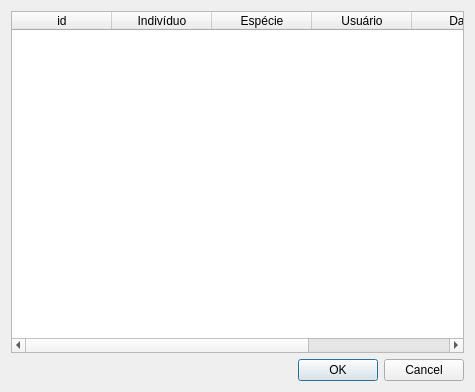
<?xml version="1.0" encoding="UTF-8"?>
<ui version="4.0">
 <class>DialogSelectSession</class>
 <widget class="QDialog" name="DialogSelectSession">
  <property name="geometry">
   <rect>
    <x>0</x>
    <y>0</y>
    <width>475</width>
    <height>392</height>
   </rect>
  </property>
  <property name="windowTitle">
   <string>Sessões</string>
  </property>
  <layout class="QVBoxLayout" name="verticalLayout">
   <item>
    <widget class="QTableWidget" name="lista">
     <property name="editTriggers">
      <set>QAbstractItemView::NoEditTriggers</set>
     </property>
     <property name="selectionMode">
      <enum>QAbstractItemView::ExtendedSelection</enum>
     </property>
     <property name="selectionBehavior">
      <enum>QAbstractItemView::SelectRows</enum>
     </property>
     <property name="sortingEnabled">
      <bool>true</bool>
     </property>
     <attribute name="horizontalHeaderCascadingSectionResizes">
      <bool>false</bool>
     </attribute>
     <attribute name="horizontalHeaderDefaultSectionSize">
      <number>100</number>
     </attribute>
     <attribute name="horizontalHeaderShowSortIndicator" stdset="0">
      <bool>true</bool>
     </attribute>
     <attribute name="horizontalHeaderStretchLastSection">
      <bool>true</bool>
     </attribute>
     <attribute name="verticalHeaderStretchLastSection">
      <bool>false</bool>
     </attribute>
     <column>
      <property name="text">
       <string>id</string>
      </property>
     </column>
     <column>
      <property name="text">
       <string>Indivíduo</string>
      </property>
     </column>
     <column>
      <property name="text">
       <string>Espécie</string>
      </property>
     </column>
     <column>
      <property name="text">
       <string>Usuário</string>
      </property>
     </column>
     <column>
      <property name="text">
       <string>Data</string>
      </property>
     </column>
     <column>
      <property name="text">
       <string>Descrição</string>
      </property>
     </column>
    </widget>
   </item>
   <item>
    <widget class="QDialogButtonBox" name="buttonBox">
     <property name="orientation">
      <enum>Qt::Horizontal</enum>
     </property>
     <property name="standardButtons">
      <set>QDialogButtonBox::Cancel|QDialogButtonBox::Ok</set>
     </property>
    </widget>
   </item>
  </layout>
 </widget>
 <resources/>
 <connections>
  <connection>
   <sender>buttonBox</sender>
   <signal>accepted()</signal>
   <receiver>DialogSelectSession</receiver>
   <slot>accept()</slot>
   <hints>
    <hint type="sourcelabel">
     <x>248</x>
     <y>254</y>
    </hint>
    <hint type="destinationlabel">
     <x>157</x>
     <y>274</y>
    </hint>
   </hints>
  </connection>
  <connection>
   <sender>buttonBox</sender>
   <signal>rejected()</signal>
   <receiver>DialogSelectSession</receiver>
   <slot>reject()</slot>
   <hints>
    <hint type="sourcelabel">
     <x>316</x>
     <y>260</y>
    </hint>
    <hint type="destinationlabel">
     <x>286</x>
     <y>274</y>
    </hint>
   </hints>
  </connection>
 </connections>
</ui>
